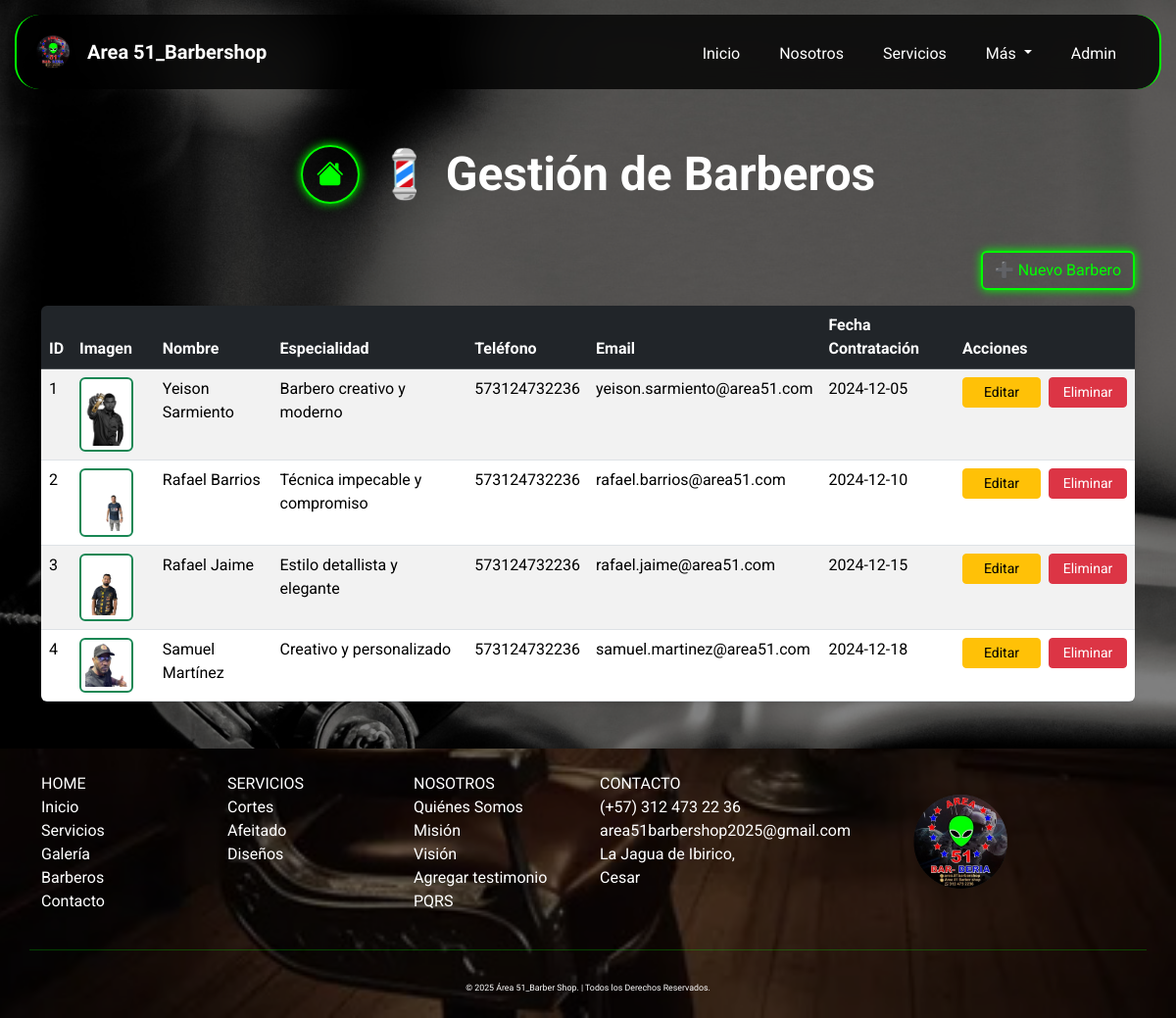
The page /index.php?page=barberos (signed in) on the database its author committed.
### tables this page shows
CREATE TABLE `barberos` (
  `id_barbero` int(11) NOT NULL AUTO_INCREMENT,
  `img_barberos` varchar(255) DEFAULT NULL,
  `nombre` varchar(100) NOT NULL,
  `especialidad` varchar(500) NOT NULL,
  `telefono` varchar(20) DEFAULT NULL,
  `email` varchar(100) DEFAULT NULL,
  `fecha_contratacion` date DEFAULT NULL,
  PRIMARY KEY (`id_barbero`)
);

### app/controllers/BarberoController.php (called while the page is built, shortened)
<?php
require_once __DIR__ . '/../models/Barbero.php';
class BarberoController {
    private $barberoModel;
    public function __construct() {
        $this->barberoModel = new Barbero();
    }
    public function listar() {
        return $this->barberoModel->obtenerTodos();
    }
}

### app/models/Barbero.php (called while the page is built, shortened)
<?php
require_once __DIR__ . '/../../config/database.php';
class Barbero {
    private $db;
    public function __construct() {
        global $db;
        $this->db = $db;
    }
    public function obtenerTodos() {
        $sql = "SELECT id_barbero, img_barberos, nombre, especialidad, telefono, email, fecha_contratacion
                FROM barberos
                ORDER BY id_barbero ASC";
        $stmt = $this->db->query($sql);
        return $stmt->fetchAll(PDO::FETCH_ASSOC);
    }
}

### app/views/barberos/barberos.php (the view, shortened to what this page needs)
<?php
require_once __DIR__ . '/../../controllers/BarberoController.php';
$controller = new BarberoController();
$barberos = $controller->listar();
?>
<body>
    <div class="container py-5">
        <div class="d-flex flex-column flex-md-row align-items-center justify-content-center gap-3 mb-5 text-center text-md-start" style="margin-top:100px;">
            <a href="index.php?page=panel" class="btn btn-neon d-flex justify-content-center align-items-center rounded-circle mb-3 mb-md-0" style="width: 60px; height: 60px;"> <i class="bi bi-house-fill fs-3"></i>
            </a>
            <h1 class="fw-bold display-5 text-white mb-0">💈 Gestión de Barberos</h1>
        </div>
        <div class="d-flex justify-content-end mb-3">
            <a href="index.php?page=crear_barbero" class="btn btn-neon">➕ Nuevo Barbero</a>
        </div>
        <div class="table-wrapper rounded shadow-sm" style="max-height:500px; overflow-y:auto;">
            <table class="table table-striped table-hover mb-0">
                <thead class="table-dark">
                    <tr style="position: sticky; top: 0; z-index: 1;">
                        <th>ID</th>
                        <th>Imagen</th>
                        <th>Nombre</th>
                        <th>Especialidad</th>
                        <th>Teléfono</th>
                        <th>Email</th>
                        <th>Fecha Contratación</th>
                        <th>Acciones</th>
                    </tr>
                </thead>
                <tbody>
                    <?php foreach ($barberos as $barbero): ?>
                        <tr>
                            <td><?= $barbero['id_barbero'] ?></td>
                            <td>
                                <?php if (!empty($barbero['img_barberos'])): ?>
                                    <img src="app/uploads/barberos/<?= htmlspecialchars($barbero['img_barberos']) ?>"
                                        alt="Imagen del barbero"
                                        class="img-thumbnail border-success"
                                        style="max-width: 100px; max-height: 80px; border: 2px solid #28a745;">
                                <?php else: ?>
                                    <p class="text-warning small mb-0">⚠️ Sin imagen</p>
                                <?php endif; ?>
                            </td>
                            <td><?= $barbero['nombre'] ?></td>
                            <td><?= $barbero['especialidad'] ?></td>
                            <td><?= $barbero['telefono'] ?></td>
                            <td><?= $barbero['email'] ?></td>
                            <td><?= $barbero['fecha_contratacion'] ?></td>
                            <td>
                                <div class="d-flex justify-content-center gap-2">
                                    <a href="index.php?page=editar_barbero&id=<?= $barbero['id_barbero'] ?>"
                                    class="btn btn-warning btn-sm" style="width: 80px;">Editar</a>
                                    <a href="index.php?page=eliminar_barbero&id=<?= $barbero['id_barbero'] ?>"
                                    class="btn btn-danger btn-sm" style="width: 80px;"
                                    onclick="return confirm('¿Seguro que quieres eliminar este barbero?')">Eliminar</a>
                                </div>
                            </td>
                        </tr>
                    <?php endforeach; ?>
                </tbody>
            </table>
        </div>
    </div>
    <main>

### public/css/style.css (style rules this page uses)
body { background-image: url(../img/fondo_body.jpg); min-height: 100vh; background-size: cover; background-position: center; background-repeat: no-repeat; background-attachment: fixed; position: relative; font-family: 'Roboto', sans-serif; background-color: #000; color: #fff; margin: 0; padding: 0; width: 100%; align-items: center; justify-content: center; }
body::before { content: ''; position: fixed; top: 0; left: 0; width: 100%; height: 100%; background-color: rgba(0, 0, 0, 0.5); z-index: -1; }
html { scroll-behavior: smooth; width: 100%; }
.btn-neon { color: #00ff00; border: 2px solid #00ff00; background-color: transparent; box-shadow: 0 0 10px #00ff00; transition: all 0.3s ease; }
img { height: 80%; width: 80%; transition: transform 0.3s ease; }

### rows shown on the page
barberos: id_barbero "1", img_barberos (picture), nombre "Yeison Sarmiento", especialidad "Barbero creativo y moderno", telefono "573124732236", email "yeison.sarmiento@area51.com", fecha_contratacion "2024-12-05"
barberos: id_barbero "2", img_barberos (picture), nombre "Rafael Barrios", especialidad "Técnica impecable y compromiso", telefono "573124732236", email "rafael.barrios@area51.com", fecha_contratacion "2024-12-10"
barberos: id_barbero "3", img_barberos (picture), nombre "Rafael Jaime", especialidad "Estilo detallista y elegante", telefono "573124732236", email "rafael.jaime@area51.com", fecha_contratacion "2024-12-15"
barberos: id_barbero "4", img_barberos (picture), nombre "Samuel Martínez", especialidad "Creativo y personalizado", telefono "573124732236", email "samuel.martinez@area51.com", fecha_contratacion "2024-12-18"
